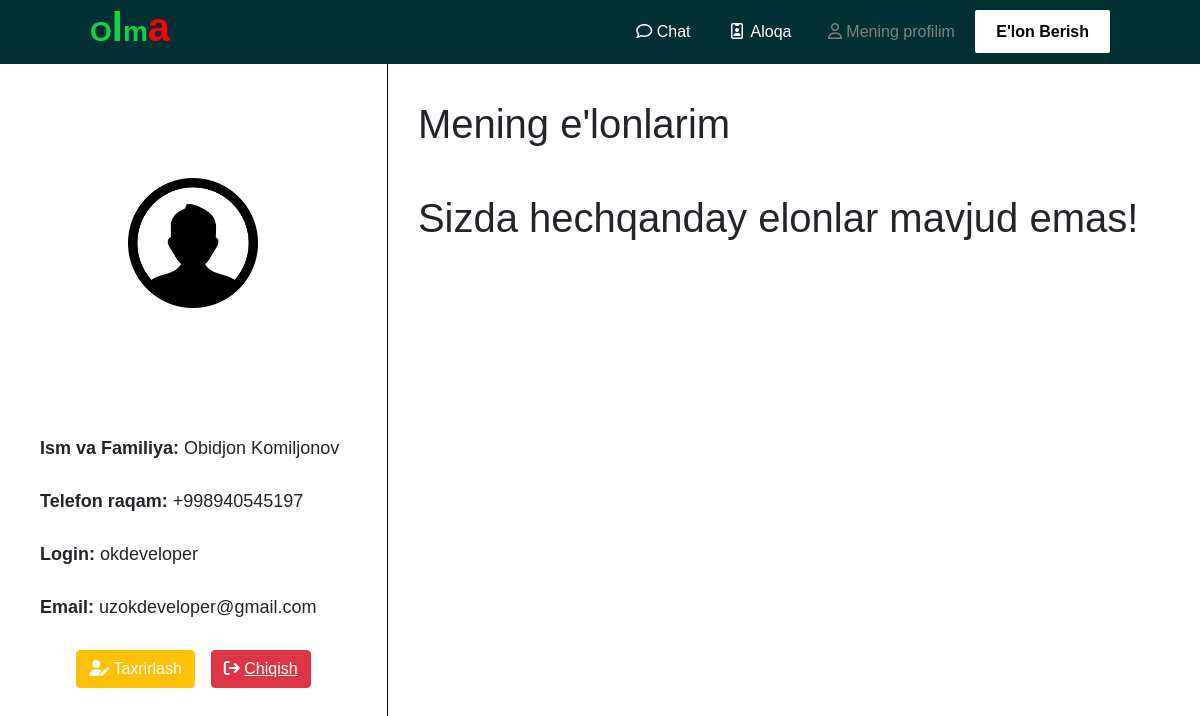
The app's page /cabinet/profile.php (signed in) with its own data.
### tables this page shows
CREATE TABLE `users` (
  `id` int(11) NOT NULL,
  `login` varchar(80) NOT NULL,
  `name` varchar(255) NOT NULL,
  `mail` varchar(255) NOT NULL,
  `pass` varchar(200) NOT NULL,
  `phone` varchar(255) NOT NULL,
  `unique_id` varchar(80) NOT NULL,
  `confirm_pass` varchar(10) NOT NULL DEFAULT '',
  `confirm_pass_date` varchar(80) NOT NULL DEFAULT ''
);

### cabinet/cabinet.php (called while the page is built, shortened)
<?php
	include '../php/db.php';
	if (isset($_SESSION['unique_id']) || isset($_COOKIE['unique_id'])) {
		if (isset($_SESSION['unique_id'])) {
			$unique_id = $_SESSION['unique_id'];
		}else{
			$unique_id = $_COOKIE['unique_id'];
		}
		$query = mysqli_query($conn, "SELECT * FROM users WHERE unique_id='{$unique_id}'");
		if (!mysqli_num_rows($query)) {
			$_SESSION['unique_id'] = "";
			setcookie('unique_id','', time()-10);
			header('Location: ../login/');
		}else{
			$selectAll = mysqli_fetch_assoc($query);
			$products = mysqli_query($conn, "SELECT * FROM product WHERE user_id='{$unique_id}'");
		}
	}else{
		header('Location: ../login/');
	}
?>

### cabinet/profile.php (the view, shortened to what this page needs)
<?php
	include 'cabinet.php';
?>
<!DOCTYPE html>
<html lang="en">
<head>
    <link href="https://cdn.jsdelivr.net/npm/bootstrap@5.0.2/dist/css/bootstrap.min.css" rel="stylesheet">
	  <link rel="stylesheet" href="https://cdnjs.cloudflare.com/ajax/libs/font-awesome/6.1.1/css/all.min.css" />
	<link rel="stylesheet" href="../assets/styles/main.css">
	<link rel="stylesheet" href="./cabinet.css">
	<link rel="stylesheet" href="../assets/styles/modal.css">
</head>
<body>
	<header>
	  <nav>
	     <a href="../">
		    <div class="logo">
		      <h3>
		      O<span>l</span>m<span class="fs-1">a</span>
		      </h3>
		    </div>
		</a>
	    <ul class="nav-links" id="nav-links">
	      <li>
	        <a href="../login/login.php?do=chat">
	          <i class="fa-regular fa-comment"></i>
	          Chat
	        </a>
	      </li>
	      <li>
	        <a href="../aloqa/index.html">
	          <i class="fa-regular fa-id-badge mx-1"></i>
	          Aloqa
	        </a>
	      </li>
	      <li>
	        <a href="./" class="active">
	          <i class="fa-regular fa-user"></i>
	          Mening profilim
	        </a>
	      </li>
	      <li>
	        <a href="./announce/" class="add__btn">
	          E'lon Berish
	        </a>
	      </li>
	    </ul>
	  </nav>
	</header>
	<div class="cabinet">
		<div class="cabinet__left">
			<div class="user__logo">
				<img src="../assets/image/account.png" class="w-100" alt="u">
			</div>
			<div class="user__datas">
				<div class="user__data">
					<span>
						Ism va Familiya:
					</span>
					<span>
						<?php echo $selectAll['name']?>
					</span>
				</div>
				<div class="user__data">
					<span>
						Telefon raqam:
					</span>
					<span>
						<?php echo $selectAll['phone']?>
					</span>
				</div>
				<div class="user__data">
					<span>
						Login:
					</span>
					<span>
						<?php echo $selectAll['login']?>
					</span>
				</div>
				<div class="user__data">
					<span>
						Email:
					</span>
					<span>
						<?php echo $selectAll['mail']?>
					</span>
				</div>
			</div>
			<div class="py-3 d-flex justify-content-between">
				<div class="edit__btn btn btn-warning text-white mx-2"  data-bs-toggle="modal" data-bs-target="#exampleModal" data-bs-whatever="@mdo">
					<i class="fa-solid fa-user-pen"></i>
					Taxrirlash
				</div>
				<div class="logout__btn fs-6 btn btn-danger mx-2">
					<i class="fa-solid fa-arrow-right-from-bracket"></i>
					<a class="text-white" href="./?do=leave"> Chiqish</a>
				</div>
			</div>
		</div>
		<div class="cabinet__right">
			<div class="my_ads">
				<div class="my__ads__title">
					Mening e'lonlarim
				</div>
				<div class="my_ads">
					<?php
						if (mysqli_num_rows($products)) {
							foreach ($products as $key => $value) {
								echo '<div class="my_ads_item">
							<div class="my_ads_item_img">
								<img src="../uploads/' . $value["img1"] . '" alt="ads">
							</div>
							<div class="my_ads_item_right">
								<div class="my_ads_item_title">
									<a style="text-decoration: none; color: black;" href="../product/?id=' . $value["id"] . '">' . $value["name"] . '</a>
								</div>
								<div class="my_ads_item_des">
									' . $value["description"] . '
								</div>
								<div class="my_ads_item_price">
									' . $value["cost"] . ' so`m
								</div>
							</div>
							<div class="my_ads_item_delete">
							 	<a href="./?do=deleteProduct&product_id=' . $value["id"] . '"><i class="fa-solid fa-trash"></i></a>
							</div>
						</div>';
							}
						}else{
							echo "<h1>Sizda hechqanday elonlar mavjud emas!</h1>";
						}
					?>
			</div>
		</div>
	</div>
</body>
</html>

### assets/styles/main.css (style rules this page uses)
* { margin: 0; padding: 0; box-sizing: border-box; font-family: sans-serif; }
:root { --bg: #002f34; --main-color: #13d143; }
body { width: 100%; min-height: 100vh; }
header { width: 100%; background: var(--bg); height: 64 !important; }
nav { width: 85%; margin: auto; padding: 20px 0; }
.logo { display: inline-block; color: var(--main-color) !important; position: relative; height: 100%; }
.logo h3 { position: absolute; top: 50%; transform: translateY(-70%); font-weight: bold; color: var(--main-color) !important; }
.logo span { font-size: 40px; }
.logo span:last-child { color: red; }
.nav-links { display: flex; justify-content: center; align-items: center; list-style: none; display: inline-block; float: right; }
.nav-links li { display: inline-block; }
.nav-links li a { padding: 8px 16px; color: #fff; text-decoration: none; transition: 0.1s; }
.nav-links li a:hover, .nav-links li .active { color: gray !important; }
.nav-links li a.add__btn { background: #fff; color: #000; font-weight: 600; border-radius: 2px; transition: 0.5s; border: 5px solid transparent; }

### cabinet/cabinet.css (style rules this page uses)
nav li .active { color: grey !important; }
.cabinet { width: 100%; height: auto; display: flex; justify-content: space-between; min-height: 100%; }
.cabinet__left { width: 400px; display: flex; justify-content: center; align-items: center; flex-direction: column; padding: 0 10px; height: 80vh; }
.user__logo { width: 130px; margin: auto; padding: 20px 0; }
.user__datas { width: 100%; display: flex; justify-content: center; flex-direction: column; padding-left: 30px; }
.user__data { width: 100%; margin: 13px 0; font-size: 18px; }
.user__data span:first-child { font-weight: bold; }
.cabinet__right { width: 70%; display: flex; flex-direction: column; padding: 0 30px; min-height: 90.3vh; border-left: 1px solid #000; }
.my_ads { width: 100%; display: flex; flex-direction: column; }
.my__ads__title { font-size:40px; margin-bottom: 40px; margin-top: 30px; }

### records on screen
users: name "Obidjon Komiljonov", phone "+998940545197", login "okdeveloper", mail "uzokdeveloper@gmail.com"
